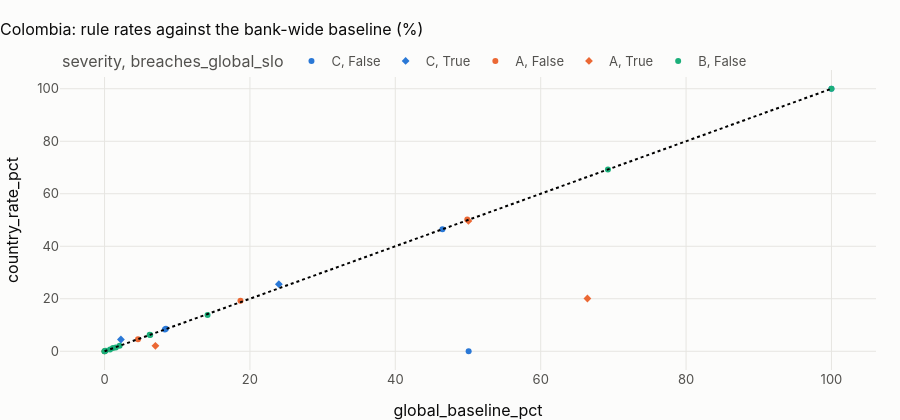

Notebook cell for this chart:
### Markdown cell above
## 1 · Every row rule: the country's rate against the bank's

### Code cell
slo = country.country_rule_slo(pl)
slo.assign(country=COUNTRY).to_csv(OUT / f"country_{COUNTRY.lower()}_rule_slo.csv", index=False)
show(slo.round(3), paging=False)
fig = px.scatter(
    slo,
    x="global_baseline_pct",
    y="country_rate_pct",
    color="severity",
    hover_name="rule_id",
    symbol="breaches_global_slo",
    title=f"{CTRY.name}: rule rates against the bank-wide baseline (%)",
)
fig.add_shape(type="line", x0=0, y0=0, x1=100, y1=100, line=dict(dash="dot"))
fig.update_layout(height=420)
fig.show()
diff = slo[(slo.country_rate_pct - slo.global_baseline_pct).abs() >= 1].sort_values("rule_id")
display(
    Markdown(
        f"**{len(diff)} rules differ from the bank-wide baseline by a point or more in {CTRY.name}:** "
        + ", ".join(
            f"{r.rule_id} ({r.global_baseline_pct:.1f} → {r.country_rate_pct:.1f} %)"
            for r in diff.itertuples()
        )
        + "."
    )
)

### Figure 1 — Plotly figure (JSON) as saved in the notebook; plotly's stock layout.template omitted (floating-point values rounded to 4 significant figures)
{"data": [{"hovertemplate": "<b>%{hovertext}</b><br><br>severity=C<br>breaches_global_slo=False<br>global_baseline_pct=%{x}<br>country_rate_pct=%{y}<extra></extra>", "hovertext": ["R19", "R27", "R15", "R16", "R17"], "legendgroup": "C, False", "marker": {"color": "#2a78d6", "symbol": "circle"}, "mode": "markers", "name": "C, False", "orientation": "v", "showlegend": true, "type": "scatter", "x": [46.48, 100.0, 8.3, 8.44, 50.09], "xaxis": "x", "y": [46.49, 100.0, 8.332, 8.536, 0.0], "yaxis": "y"}, {"hovertemplate": "<b>%{hovertext}</b><br><br>severity=C<br>breaches_global_slo=True<br>global_baseline_pct=%{x}<br>country_rate_pct=%{y}<extra></extra>", "hovertext": ["R18", "R20"], "legendgroup": "C, True", "marker": {"color": "#2a78d6", "symbol": "diamond"}, "mode": "markers", "name": "C, True", "orientation": "v", "showlegend": true, "type": "scatter", "x": [2.25, 23.98], "xaxis": "x", "y": [4.476, 25.55], "yaxis": "y"}, {"hovertemplate": "<b>%{hovertext}</b><br><br>severity=A<br>breaches_global_slo=False<br>global_baseline_pct=%{x}<br>country_rate_pct=%{y}<extra></extra>", "hovertext": ["R03", "R02", "R01", "R04"], "legendgroup": "A, False", "marker": {"color": "#eb6834", "symbol": "circle"}, "mode": "markers", "name": "A, False", "orientation": "v", "showlegend": true, "type": "scatter", "x": [4.6, 49.9, 18.7, 0.0], "xaxis": "x", "y": [4.608, 50.17, 19.23, 0.0], "yaxis": "y"}, {"hovertemplate": "<b>%{hovertext}</b><br><br>severity=A<br>breaches_global_slo=True<br>global_baseline_pct=%{x}<br>country_rate_pct=%{y}<extra></extra>", "hovertext": ["R25", "R26", "R21"], "legendgroup": "A, True", "marker": {"color": "#eb6834", "symbol": "diamond"}, "mode": "markers", "name": "A, True", "orientation": "v", "showlegend": true, "type": "scatter", "x": [66.43, 7.0, 50.06], "xaxis": "x", "y": [20.09, 2.06, 49.65], "yaxis": "y"}, {"hovertemplate": "<b>%{hovertext}</b><br><br>severity=B<br>breaches_global_slo=False<br>global_baseline_pct=%{x}<br>country_rate_pct=%{y}<extra></extra>", "hovertext": ["R05", "R11", "R24", "R10", "R22", "R13", "R23", "R07", "R06", "R12", "R08", "R09"], "legendgroup": "B, False", "marker": {"color": "#1baf7a", "symbol": "circle"}, "mode": "markers", "name": "B, False", "orientation": "v", "showlegend": true, "type": "scatter", "x": [2.07, 1.15, 69.25, 0.15, 14.17, 0.76, 100.0, 6.28, 6.21, 1.55, 0.0, 0.0], "xaxis": "x", "y": [2.088, 1.23, 69.25, 0.145, 13.83, 0.713, 100.0, 6.147, 6.269, 1.437, 0.0, 0.0], "yaxis": "y"}], "layout": {"height": 420, "legend": {"title": {"text": "severity, breaches_global_slo"}, "tracegroupgap": 0}, "shapes": [{"line": {"dash": "dot"}, "type": "line", "x0": 0, "x1": 100, "y0": 0, "y1": 100}], "title": {"text": "Colombia: rule rates against the bank-wide baseline (%)"}, "xaxis": {"anchor": "y", "domain": [0.0, 1.0], "title": {"text": "global_baseline_pct"}}, "yaxis": {"anchor": "x", "domain": [0.0, 1.0], "title": {"text": "country_rate_pct"}}}}
